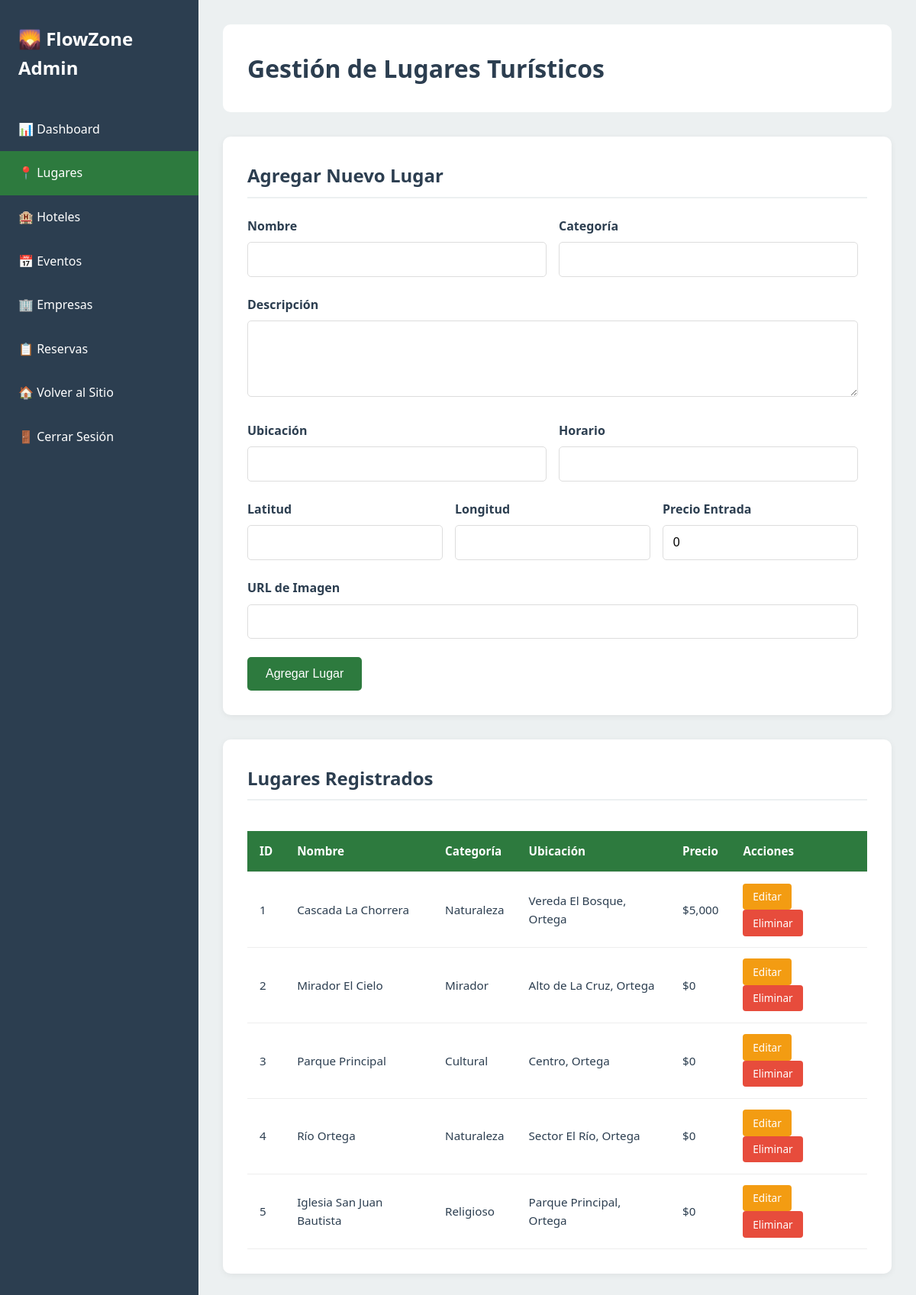
The app's page /admin/admin_lugares.php (signed in) with its own data.
### tables this page shows
CREATE TABLE lugares (
    id              INT AUTO_INCREMENT PRIMARY KEY,
    nombre          VARCHAR(150) NOT NULL,
    descripcion     TEXT,
    ubicacion       VARCHAR(200),
    latitud         DECIMAL(10,8),
    longitud        DECIMAL(11,8),
    categoria       VARCHAR(100),
    imagen          VARCHAR(255),
    precio_entrada  DECIMAL(10,2) DEFAULT 0,
    horario         VARCHAR(100),
    creado_en       TIMESTAMP DEFAULT CURRENT_TIMESTAMP,
    actualizado_en  TIMESTAMP DEFAULT CURRENT_TIMESTAMP ON UPDATE CURRENT_TIMESTAMP,
    INDEX idx_categoria (categoria)
);

### admin/admin_lugares.php (the view, shortened to what this page needs)
<?php
require_once '../includes/conexion.php';
$lugar_editar = null;
$stmt = $pdo->query("SELECT * FROM lugares ORDER BY creado_en DESC");
$lugares = $stmt->fetchAll();
?>
<!DOCTYPE html>
<html lang="es">
<head>
    <link rel="stylesheet" href="/FLOWZONE/assets/css/style.css">
</head>
<body>
    <div class="admin-layout">
        <aside class="admin-sidebar">
            <div class="admin-brand">
                <h2>🌄 FlowZone Admin</h2>
            </div>
            <nav class="admin-nav">
                <a href="/FLOWZONE/admin/dashboard.php">📊 Dashboard</a>
                <a href="/FLOWZONE/admin/admin_lugares.php" class="active">📍 Lugares</a>
                <a href="/FLOWZONE/admin/admin_hoteles.php">🏨 Hoteles</a>
                <a href="/FLOWZONE/admin/admin_eventos.php">📅 Eventos</a>
                <a href="/FLOWZONE/admin/admin_empresas.php">🏢 Empresas</a>
                <a href="/FLOWZONE/admin/admin_reservas.php">📋 Reservas</a>
                <a href="/FLOWZONE/index.php">🏠 Volver al Sitio</a>
                <a href="/FLOWZONE/logout.php">🚪 Cerrar Sesión</a>
            </nav>
        </aside>
        <main class="admin-main">
            <div class="admin-header">
                <h1>Gestión de Lugares Turísticos</h1>
            </div>
            <div class="admin-section">
                <h2><?php echo $lugar_editar ? 'Editar Lugar' : 'Agregar Nuevo Lugar'; ?></h2>
                <form method="POST" class="admin-form">
                    <div class="form-row">
                        <div class="form-group">
                            <label>Nombre</label>
                            <input type="text" name="nombre" required value="<?php echo $lugar_editar['nombre'] ?? ''; ?>">
                        </div>
                        <div class="form-group">
                            <label>Categoría</label>
                            <input type="text" name="categoria" required value="<?php echo $lugar_editar['categoria'] ?? ''; ?>">
                        </div>
                    </div>
                    <div class="form-group">
                        <label>Descripción</label>
                        <textarea name="descripcion" rows="4" required><?php echo $lugar_editar['descripcion'] ?? ''; ?></textarea>
                    </div>
                    <div class="form-row">
                        <div class="form-group">
                            <label>Ubicación</label>
                            <input type="text" name="ubicacion" required value="<?php echo $lugar_editar['ubicacion'] ?? ''; ?>">
                        </div>
                        <div class="form-group">
                            <label>Horario</label>
                            <input type="text" name="horario" value="<?php echo $lugar_editar['horario'] ?? ''; ?>">
                        </div>
                    </div>
                    <div class="form-row">
                        <div class="form-group">
                            <label>Latitud</label>
                            <input type="number" step="0.00000001" name="latitud" value="<?php echo $lugar_editar['latitud'] ?? ''; ?>">
                        </div>
                        <div class="form-group">
                            <label>Longitud</label>
                            <input type="number" step="0.00000001" name="longitud" value="<?php echo $lugar_editar['longitud'] ?? ''; ?>">
                        </div>
                        <div class="form-group">
                            <label>Precio Entrada</label>
                            <input type="number" step="0.01" name="precio_entrada" value="<?php echo $lugar_editar['precio_entrada'] ?? '0'; ?>">
                        </div>
                    </div>
                    <div class="form-group">
                        <label>URL de Imagen</label>
                        <input type="url" name="imagen" required value="<?php echo $lugar_editar['imagen'] ?? ''; ?>">
                    </div>
                    <button type="submit" class="btn btn-primary"><?php echo $lugar_editar ? 'Actualizar' : 'Agregar'; ?> Lugar</button>
                </form>
            </div>
            <div class="admin-section">
                <h2>Lugares Registrados</h2>
                <div class="table-responsive">
                    <table class="admin-table">
                        <thead>
                            <tr>
                                <th>ID</th>
                                <th>Nombre</th>
                                <th>Categoría</th>
                                <th>Ubicación</th>
                                <th>Precio</th>
                                <th>Acciones</th>
                            </tr>
                        </thead>
                        <tbody>
                            <?php foreach ($lugares as $lugar): ?>
                                <tr>
                                    <td><?php echo $lugar['id']; ?></td>
                                    <td><?php echo htmlspecialchars($lugar['nombre']); ?></td>
                                    <td><?php echo htmlspecialchars($lugar['categoria']); ?></td>
                                    <td><?php echo htmlspecialchars($lugar['ubicacion']); ?></td>
                                    <td>$<?php echo number_format($lugar['precio_entrada'], 0); ?></td>
                                    <td>
                                        <a href="?editar=<?php echo $lugar['id']; ?>" class="btn-small btn-edit">Editar</a>
                                        <a href="?eliminar=<?php echo $lugar['id']; ?>" class="btn-small btn-delete" onclick="return confirm('¿Eliminar este lugar?')">Eliminar</a>
                                    </td>
                                </tr>
                            <?php endforeach; ?>
                        </tbody>
                    </table>
                </div>
            </div>
        </main>
    </div>
</body>
</html>

### assets/css/style.css (style rules this page uses)
* { margin: 0; padding: 0; box-sizing: border-box; }
:root { --primary: #2d7a3e; --secondary: #4a9d5f; --accent: #f39c12; --dark: #2c3e50; --light: #ecf0f1; --white: #ffffff; --gray: #95a5a6; --danger: #e74c3c; --success: #27ae60; }
body { font-family: 'Segoe UI', Tahoma, Geneva, Verdana, sans-serif; line-height: 1.6; color: var(--dark); background: var(--light); }
.btn { display: inline-block; padding: 0.8rem 1.5rem; border: none; border-radius: 5px; cursor: pointer; text-decoration: none; transition: all 0.3s; font-size: 1rem; }
.btn-primary { background: var(--primary); color: var(--white); }
.form-group { margin-bottom: 1.5rem; }
.form-group label { display: block; margin-bottom: 0.5rem; font-weight: 600; }
.form-group input, .form-group textarea, .form-group select { width: 100%; padding: 0.8rem; border: 1px solid #ddd; border-radius: 5px; font-size: 1rem; }
.form-group textarea { resize: vertical; }
.admin-layout { display: flex; min-height: 100vh; }
.admin-sidebar { width: 260px; background: var(--dark); color: var(--white); padding: 2rem 0; flex-shrink: 0; }
.admin-brand { padding: 0 1.5rem; margin-bottom: 2rem; }
.admin-nav a { display: flex; align-items: center; justify-content: space-between; padding: 1rem 1.5rem; color: var(--white); text-decoration: none; transition: background 0.3s; }
.admin-nav a:hover, .admin-nav a.active { background: var(--primary); }
.admin-main { flex: 1; padding: 2rem; background: var(--light); overflow-x: auto; }
.admin-header { background: var(--white); padding: 2rem; border-radius: 10px; margin-bottom: 2rem; display: flex; justify-content: space-between; align-items: center; }
.admin-section { background: var(--white); padding: 2rem; border-radius: 10px; margin-bottom: 2rem; box-shadow: 0 2px 8px rgba(0,0,0,0.06); }
.admin-section h2 { margin-bottom: 1.5rem; color: var(--dark); border-bottom: 2px solid var(--light); padding-bottom: 0.5rem; }
.admin-form { max-width: 800px; }
.form-row { display: grid; grid-template-columns: repeat(auto-fit, minmax(200px, 1fr)); gap: 1rem; }
.table-responsive { overflow-x: auto; }
.admin-table { width: 100%; border-collapse: collapse; margin-top: 1rem; font-size: 0.95rem; }
.admin-table th, .admin-table td { padding: 0.9rem 1rem; text-align: left; border-bottom: 1px solid #eee; }
.admin-table th { background: var(--primary); color: var(--white); font-weight: 600; }
.btn-small { padding: 0.4rem 0.8rem; font-size: 0.85rem; text-decoration: none; border-radius: 4px; display: inline-block; margin-right: 0.3rem; border: none; cursor: pointer; transition: opacity 0.2s; }
.btn-edit { background: var(--accent); color: var(--white); }
.btn-delete { background: var(--danger); color: var(--white); }

### records on screen
lugares: id "1", nombre "Cascada La Chorrera", categoria "Naturaleza", ubicacion "Vereda El Bosque, Ortega", precio_entrada "5,000"
lugares: id "2", nombre "Mirador El Cielo", categoria "Mirador", ubicacion "Alto de La Cruz, Ortega", precio_entrada "0"
lugares: id "3", nombre "Parque Principal", categoria "Cultural", ubicacion "Centro, Ortega", precio_entrada "0"
lugares: id "4", nombre "Río Ortega", categoria "Naturaleza", ubicacion "Sector El Río, Ortega", precio_entrada "0"
lugares: id "5", nombre "Iglesia San Juan Bautista", categoria "Religioso", ubicacion "Parque Principal, Ortega", precio_entrada "0"
